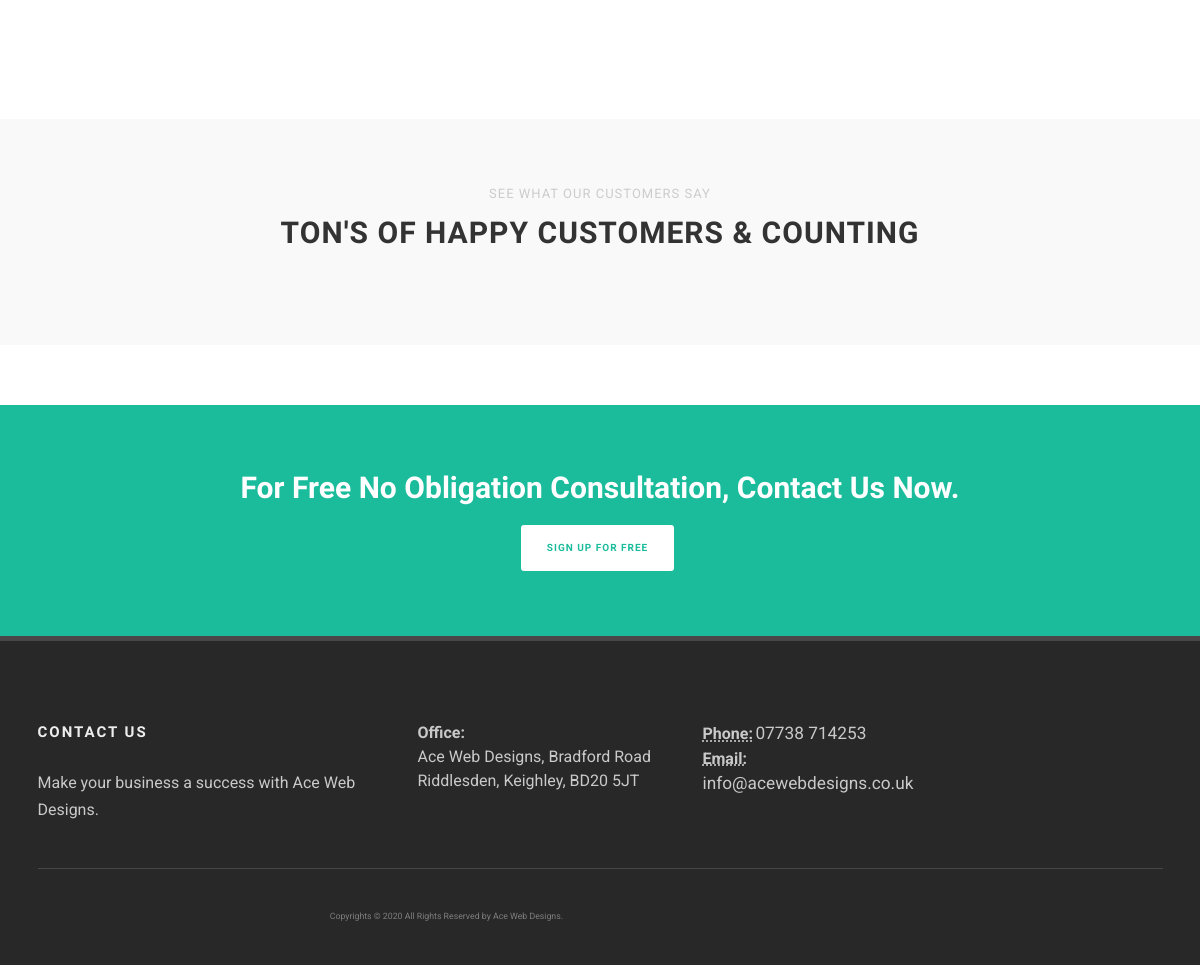
The app's page / (lower part), older data.
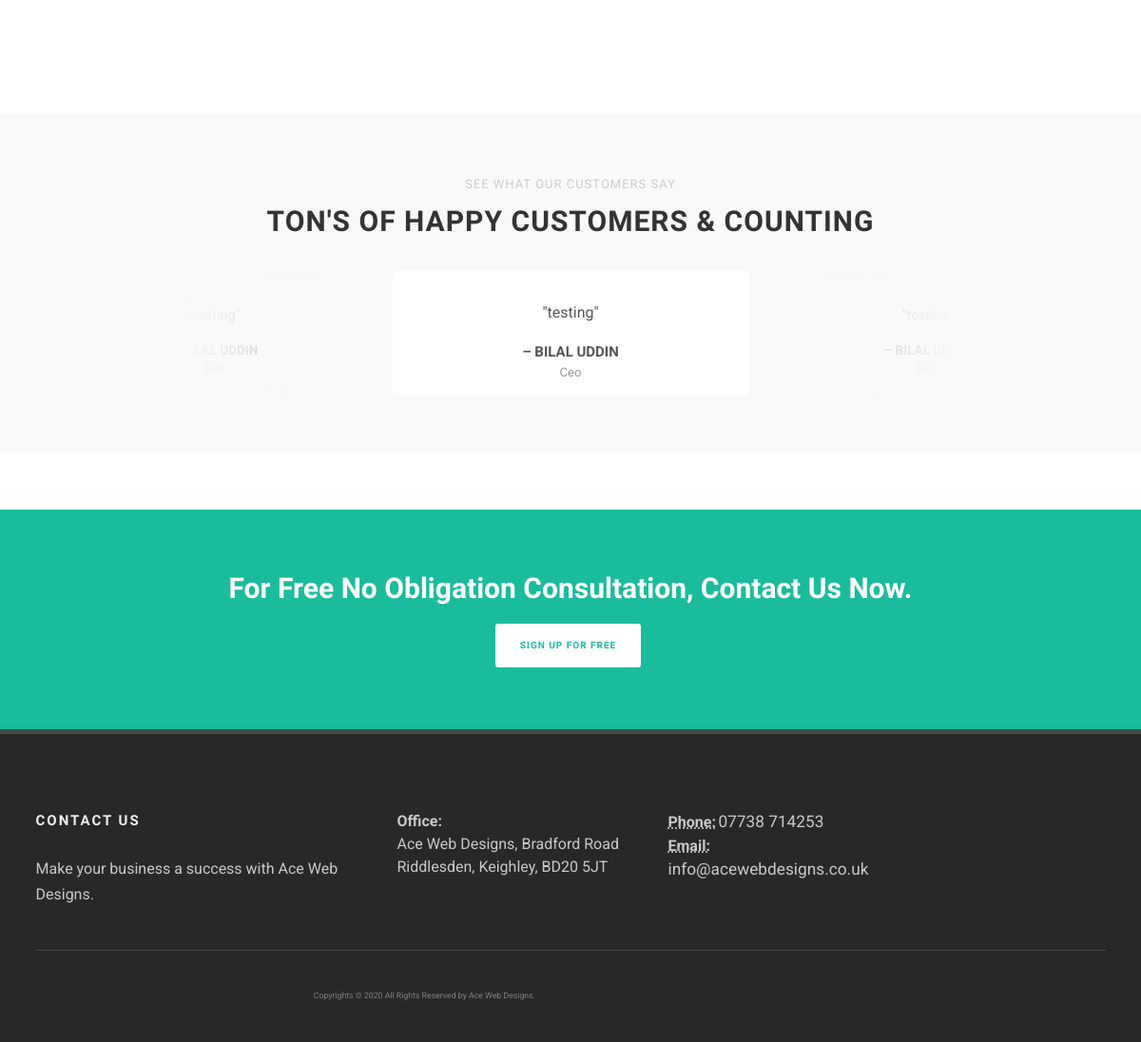
The same page, newer data.
### home/models.py (models this page shows, shortened)
class Testimonial(models.Model):
  name = models.CharField(max_length=50, null=True)
  title = models.CharField(max_length=100, null=True, blank=True)
  quote = models.CharField(max_length=1000, null=True)
  image = models.ImageField(upload_to="testimonial_thumbnail", blank=True)

### home/views.py (the view)
# urls.py: path("", views.index, name="index")
def index(request):
    testimonials = Testimonial.objects.all()
    jobs = Job.objects.all()
    context = {
        "testimonials": testimonials,
        "jobs": jobs
    }
    return render(request, "index/index.html", context)

### templates/index/index.html (shortened to what this page needs)
{% extends 'base.html' %}
{% load static %}
		{% block content %}
		<section id="content">
				<div class="section m-0 bg-transparent">
				</div>
				<div class="section">
					<div class="container">
						<div class="heading-block center mt-2 mb-3 mx-auto border-bottom-0 clearfix" style="max-width: 700px">
							<div class="before-heading">See what Our Customers say</div>
							<h2>Ton's of Happy Customers &amp; Counting</h2>
						</div>
						<div id="oc-testimonials" class="owl-carousel center testimonials-carousel testimonial-full carousel-widget mt-5" data-margin="0" data-items-xs="1" data-items-sm="1" data-items-md="1" data-items-lg="2" data-items-xl="3" data-center="true" data-loop="true" data-autoplay="4000" data-speed="500">
							{% for testimonial in testimonials %}
							<div class="oc-item">
								<div class="testimonial p-4 border-0 shadow-none">
									<div class="testi-content">
										<p class="font-body fst-normal">{{testimonial.quote}}</p>
										<div class="testi-meta">
											{{ testimonial.name|title }}
											<span>{{ testimonial.title|title }}</span>
										</div>
									</div>
								</div>
							</div>
							{% endfor %}
						</div>
					</div>
				</div>
				<div class="section bg-color dark m-0">
					<div class="container">
						<div class="row center justify-content-center">
							<div class="col-md-8">
								<h2 class="fw-bold text-white mb-3">For Free No Obligation Consultation, Contact Us Now.</h2>
							</div>
							<div class="col-md-8">
								<a href="#" class="button center bg-white color button-light button-rounded button-large ms-0">Sign Up for free</a>
							</div>
						</div>
					</div>
				</div>
		</section>
	{% endblock %}

Row changes from the older to the newer data that the page shows:
added Testimonial: quote "testing", name "BILAL UDDIN", title "Ceo"
